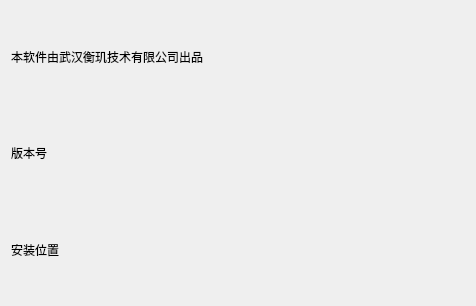
<?xml version="1.0" encoding="UTF-8"?>
<ui version="4.0">
 <class>Dialog</class>
 <widget class="QDialog" name="Dialog">
  <property name="geometry">
   <rect>
    <x>0</x>
    <y>0</y>
    <width>476</width>
    <height>306</height>
   </rect>
  </property>
  <property name="windowTitle">
   <string>Dialog</string>
  </property>
  <layout class="QVBoxLayout" name="verticalLayout_2">
   <item>
    <layout class="QVBoxLayout" name="verticalLayout">
     <item>
      <widget class="QLabel" name="label_2">
       <property name="text">
        <string>本软件由武汉衡玑技术有限公司出品</string>
       </property>
      </widget>
     </item>
     <item>
      <widget class="QLabel" name="label">
       <property name="text">
        <string>版本号</string>
       </property>
      </widget>
     </item>
     <item>
      <widget class="QLabel" name="label_3">
       <property name="text">
        <string>安装位置</string>
       </property>
      </widget>
     </item>
    </layout>
   </item>
  </layout>
 </widget>
 <resources/>
 <connections/>
</ui>
